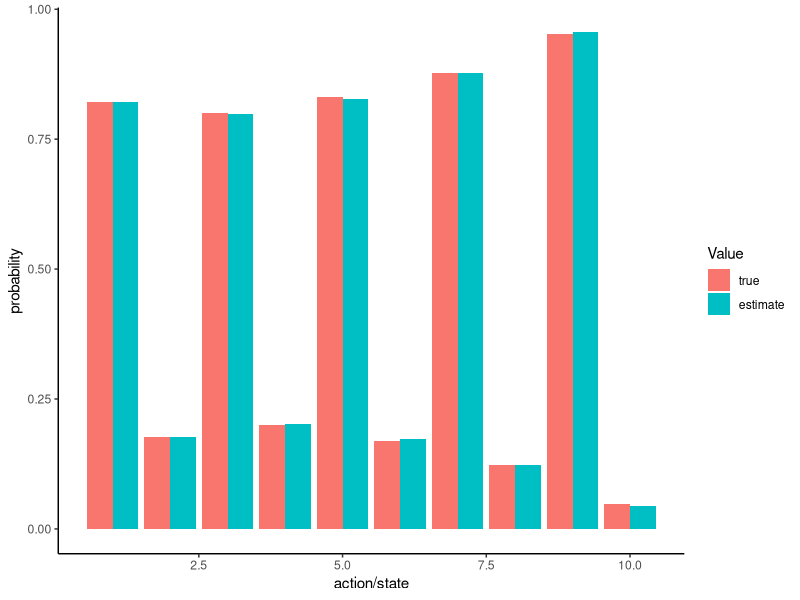

Write R code to recreate this figure.
library(doParallel)
library(dplyr)
library(reshape2)
library(ggplot2)
options(scipen = 20)
############# Part I: Generate Data #############
# set seed
set.seed(1)

# set constants 
L <- 5
K <- 1
T <- 100
N <- 1000
lambda <- 1e-10

# set parameters
alpha <- 0.5
beta <- 3
kappa <- 0.1
gamma <- 0.6
delta <- 0.95

# compute profits function (vectorized)
compute_pi <- function(alpha, beta, L, K) {
  s <- 1:L
  a <- 0:K
  pi <- as.vector(t(outer(alpha * log(s), -beta * a, "+")))
  pi <- matrix(pi, nrow = L * (K + 1), ncol = 1)
  return(pi)
}
PI <- compute_pi(alpha = alpha, beta = beta, L = L, K = K)

# compute transition probabilities
compute_G<-function(kappa, gamma, L, K){
  S <- 1:L
  A <- 0:K
  G <- matrix(0,nrow = (K+1)*L, ncol = L)
  for (a in A){
    for (s in S){
      if (1<s & s < L & a==0){
        G[2*s-1,s] <- 1 - kappa
        G[2*s-1,s-1] <- kappa
      }
      if (1<s & s<L & a==1){
        G[2*s,s] <- 1 - gamma - kappa
        G[2*s,s-1] <- kappa
        G[2*s,s+1] <- gamma
      }
      if (s==1 & a==0){
        G[s,s] <- 1
      }
      if (s==1 & a==1){
        G[2*s,s] <- 1 - gamma
        G[2*s,s+1] <- gamma
      }
      if (s==L & a==0){
        G[2*s-1,s] <- 1 - kappa
        G[2*s-1,s-1] <- kappa
      }
      if (s==L & a==1){
        G[2*s,s] <- 1 - kappa
        G[2*s,s-1] <- kappa
      }
    }
  }
  return(G)
}
G <- compute_G(kappa = kappa, gamma = gamma,  L = L, K = K)

# p vector: testing case
p <- matrix(rep(0.5, L * (K + 1)), ncol = 1)

# compute ex_ante value function
compute_exante_value<-function(p, PI, G, L, K, delta){
  # Term 3
  E_p <- -digamma(1) - log(p)
  E_p <- ifelse(is.finite(E_p), E_p, 0)
  term_3 <- PI + E_p
  # Term 2
  sigma_p <- matrix(0,nrow = L, ncol = (K+1)*L)
  for (l in 1:L) {
    sigma_p[l,c((K+1)*l-1,(K+1)*l)] <- p[c((K+1)*l-1,(K+1)*l)]
  }
  # Term 1
  term_1 <- solve(diag(L) - delta * sigma_p %*% G)
  # Ex-ante value function
  return(term_1 %*% sigma_p %*% term_3)
}
V <- compute_exante_value(p = p, PI = PI, G = G, L = L, K = K, delta = delta)
 
# compute choice value: section 7.2.8
compute_choice_value<-function(V, PI, G, delta){
  return(PI + delta * G %*% V)
}
value <- compute_choice_value(V = V, PI = PI, G = G, delta = delta)
 
# compute optimal belief 
compute_ccp<-function(V, PI, G, L, K, delta){
  # compute choice value
  value <- compute_choice_value(V = V, PI = PI, G = G, delta = delta)
  value <- as.data.frame(value)
  names(value)[1] <- "value"
  # value$a  01 01 01
  value$a <- rep(c(0:K), L)
  value$s <- rep(1:L, each = K + 1)
  # compute ccp
  ccp <- value %>%
    group_by(s) %>%
    mutate(p = exp(value) / sum(exp(value)))
  p <- ccp$p
  p <- as.matrix(p,nrow(L*(K+1)),ncol(1))
  return(p)
}
p <- compute_ccp(V = V, PI = PI, G = G, L = L, K = K, delta = delta)

# compute p and V by iteration:
solve_dynamic_decision<-function(PI, G, L, K, delta, lambda){
  # initial guess
  p <- matrix(rep(0.5, L * (K + 1)), ncol = 1)
  V <- compute_exante_value(p = p, PI = PI, G = G, L = L, K = K, delta = delta)
  diff = 100
  # iteration
  while (diff > lambda) {
    p_new <- compute_ccp(V = V, PI = PI, G = G, L = L, K = K, delta = delta)
    V_new <- compute_exante_value(p = p_new, PI = PI, G = G, L = L, K = K, delta = delta)
    diff <- max(abs(p_new - p))
    p <- p_new
    V <- V_new
    print(diff)
  }
  return(list(p = p, V = V))
}
output <- solve_dynamic_decision(PI = PI, G = G, L = L, K = K, delta = delta, lambda = lambda)
p <- output$p
V <- output$V

# simulate dynamic decision for a single firm
s <- 1
seed <- 1
simulate_dynamic_decision<-function(p, s, PI, G, L, K, T, delta, seed){
  set.seed(seed)
  df <- data.frame(t=1:T,s=s,a=0)
  for (t in 1:T) {
    # state
    s_t <- df[t, "s"]
    p_t <- p[c((K+1)*s_t-1,(K+1)*s_t)]
    # generate choice
    a_t <- rmultinom(1, 1, p_t)
    a_t <- which(a_t == 1) - 1
    df[t, "a"] <- a_t
    # simulate next state
    if (t<T){
      g_t <- G[(K + 1) * s_t + a_t - 1,]
      s_t_1 <- rmultinom(1, 1, g_t)
      s_t_1 <- which(s_t_1 == 1)
      df$s[t+1] <- s_t_1 
    }
  }
  df$i <- seed
  return(df)
}
 
# simulate dynamic decision for N firms
simulate_dynamic_decision_across_firms <- function(p, s, PI, G, L, K, T, N, delta) {
  df <- foreach(i = 1:N, .combine = rbind) %dopar% {
    df_i <- simulate_dynamic_decision(p = p, s = s, PI = PI, G = G, L = L, K = K, T = T, delta = delta, seed = i)
    return(df_i)
  }
  return(df)
}
df <- simulate_dynamic_decision_across_firms(
    p = p, 
    s = s, 
    PI = PI,
    G = G, 
    L = L, 
    K = K, 
    T = T, 
    N = N, 
    delta = delta
  )

# estimate ccp
estimate_ccp<-function(df){
  ccp <- df %>%
    group_by(s,a) %>%
    summarise(p = length(a)) %>%
    mutate(p = p / sum(p))
  p <- ccp$p
  p <- as.vector(p)
  return(p)
}
p_est <- estimate_ccp(df = df)
check_ccp <- cbind(p, p_est)
colnames(check_ccp) <- c("true", "estimate")
check_ccp <- check_ccp %>% reshape2::melt()
ggplot(
  data = check_ccp, 
  aes(
    x = Var1, 
    y = value, 
    fill = Var2
  )
) +
  geom_bar(
    stat = "identity", 
    position = "dodge"
  ) +
  labs(fill = "Value") + 
  xlab("action/state") + 
  ylab("probability")  + 
  theme_classic()

# estimate transition matrix
estimate_G<-function(df){
  df$s_1 <- df %>% group_by(i) %>% mutate(s_1 = lead(s)) %>% pull(s_1)
  df <- df[!is.na(df$s_1),]
  G <- df %>%
    group_by(s,a,s_1) %>%
    summarise(n = length(s_1)) %>%
    mutate(n = n / sum(n))
  G <- G[!is.na(G$s_1),]
  K <- max(G$a)
  L <- max(G$s)
  n_comb <- dim(G)[1]
  G_est <- matrix(0,nrow = (K+1)*L, ncol = L)
  for (i in 1:n_comb) {
    s <- G$s[i]
    a <- G$a[i]
    s_1 <- G$s_1[i]
    G_est[(K+1)*s+a-1,s_1] <- G$n[i]
  }
  return(G_est)
}
G_est <- estimate_G(df = df)

#### Part II: Estimate Parameters ####
theta_1 <- c(alpha,beta)
theta_2 <- c(kappa,gamma)
theta <- c(theta_1,theta_2)

# loglikelihood function for NFP
compute_loglikelihood_NFP<-function(theta, df, delta, L, K){
  alpha <- theta[1]
  beta <- theta[2]
  kappa <- theta[3]
  gamma <- theta[4]
  # PI
  PI <- compute_pi(alpha = alpha, beta = beta, L = L, K = K)
  # G
  G <- compute_G(kappa = kappa, gamma = gamma,  L = L, K = K)
  G_extension <- expand.grid(s = 1:L, a = 0:K, s_1 = 1:L)
  G_extension$ccp <- 0
  for (i in 1:dim(G_extension)[1]) {
    s <- G_extension$s[i]
    a <- G_extension$a[i]
    s_1 <- G_extension$s_1[i]
    G_extension$ccp[i] <- G[(K+1)*s+a-1,s_1]
  }
  # solve dynamic decision
  output <- solve_dynamic_decision(PI = PI, G = G, L = L, K = K, delta = delta, lambda = lambda)
  p <- output$p
  p_extension <- expand.grid(s = 1:L, a = 0:K)
  p_extension$p <- 0
  for (i in 1:dim(p_extension)[1]) {
    s <- p_extension$s[i]
    a <- p_extension$a[i]
    p_extension$p[i] <- p[(K+1)*s+a-1]
  }
  # df
  df$s_1 <- df %>% group_by(i) %>% mutate(s_1 = lead(s)) %>% pull(s_1)
  df <- df %>% left_join(G_extension, by = c("s","a","s_1"))
  df <- df %>% left_join(p_extension, by = c("s","a"))
  df$ccp[is.na(df$ccp)] <- 1
  # log likelihood
  df$loglikelihood <- log(df$ccp) + log(df$p)
  loglikelihood <- mean(df$loglikelihood)
  return(loglikelihood)
}
likelihood <- compute_loglikelihood_NFP(theta = theta, df = df, delta = delta, L = L, K = K)

lower <- rep(0, length(theta))
upper <- c(1, 5, 0.2, 0.7)
NFP_result <-
  optim(
    par = theta,
    fn = compute_loglikelihood_NFP,
    method = "L-BFGS-B",
    lower = lower,
    upper = upper,
    control = list(fnscale = -1),
    df = df, 
    delta = delta,
    L = L,
    K = K
  )
compare <-
  data.frame(
    true = theta,
    estimate = NFP_result$par
  ); 
compare

# estimate theta_2
estimate_theta_2<-function(df){
  G_est <- estimate_G(df = df)
  G_extension <- expand.grid(s = 1:L, a = 0:K, s_1 = 1:L)
  G_extension$ccp <- 0
  for (i in 1:dim(G_extension)[1]) {
    s <- G_extension$s[i]
    a <- G_extension$a[i]
    s_1 <- G_extension$s_1[i]
    G_extension$ccp[i] <- G_est[(K+1)*s+a-1,s_1]
  }
  G_kappa <- G_extension %>%
    filter((s == max(s) & s_1 == max(s) - 1) |
             (s > min(s) & s < max(s) & a == 0 & s_1 == s - 1) |
             (s > min(s) & s < max(s) & a == 1 & s_1 == s - 1)) 
  kappa_est <- mean(G_kappa$ccp)
  G_gamma <- G_extension %>%
    filter((s == min(s) & s_1 == min(s) + 1 & a==1) |
            (s > min(s) & s < max(s) & a == 1 & s_1 == s + 1))
  gamma_est <- mean(G_gamma$ccp)
  return(c(kappa_est, gamma_est))
}
theta_2_est <- estimate_theta_2(df = df)

# obj function for CCP
compute_CCP_objective<-function(theta_1, theta_2, p_est, L, K, delta){
  alpha <- theta_1[1]
  beta <- theta_1[2]
  kappa <- theta_2[1]
  gamma <- theta_2[2]
  # PI
  PI <- compute_pi(alpha = alpha, beta = beta, L = L, K = K)
  # G
  G <- compute_G(kappa = kappa, gamma = gamma,  L = L, K = K)
  # compute ccp
  V <- compute_exante_value(p = p_est, PI = PI, G = G, L = L, K = K, delta = delta)
  ccp <- compute_ccp(V = V, PI = PI, G = G, L = L, K = K, delta = delta)
  # objective function
  obj <- mean((ccp - p_est)^2)
  return(obj)
}
lower <- rep(0, length(theta_1))
upper <- c(1, 5)
CCP_result <-
  optim(
    par = theta_1,
    fn = compute_CCP_objective,
    method = "L-BFGS-B",
    lower = lower,
    upper = upper,
    theta_2 = theta_2_est, 
    p_est = p_est, 
    L = L, 
    K = K, 
    delta = delta
  )
compare <-
  data.frame(
    true = theta_1,
    estimate = CCP_result$par
  ); 
compare

